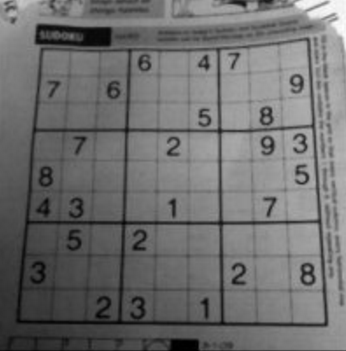
#> input picture assets/images/sudoku.png, 346 x 351 px
$ python hough_transform.py
#> lines starting #> are read from the running program, lines starting #| are printed output that depends on the picture; after the words box and inside, x2 and y2 are one past the last pixel; in counts of white or black regions, pixels touching at a corner belong together
import cv2
import numpy as np

"""
    This function read an image
"""
def readi(path, typer = "color"):
#> called with path = '../assets/images/sudoku.png', typer = 'color'
    if typer == "color":
        return cv2.imread(path, 1)
#> returned value is the input picture: shape (351, 346, 3); min 0, max 252, mean 110.5
    elif typer == "gray":
        return cv2.imread(path, 0)


"""
    Show image for a certain time
    time -> miliseconds
    0 is an execption
"""
def time_show_image(time = 0):
    #0 means, show the image indefenetely until any keypress
    #25 means, show the image for 25 miliseconds
    if time == 0:
        print("\n\tPlease, press any key for finish the program")
    cv2.waitKey(time)

"""
    Close windows and de-allocate memory asociated with it.
"""
def close_windows():
    cv2.destroyAllWindows()


def Hough_transform(img, imgc):


    th2 = cv2.adaptiveThreshold(img,255,cv2.ADAPTIVE_THRESH_MEAN_C, cv2.THRESH_BINARY,11,2)
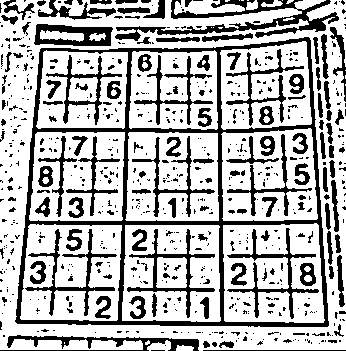
#> th2: shape (351, 346); 70.7% white; 647 black regions (508 under 20 px), largest, box (x1, y1, x2, y2) and area: (15, 37, 329, 327) 8960, (115, 0, 339, 41) 2636, (227, 228, 319, 319) 1165
    th3 = cv2.adaptiveThreshold(img,255,cv2.ADAPTIVE_THRESH_GAUSSIAN_C, cv2.THRESH_BINARY,11,2)
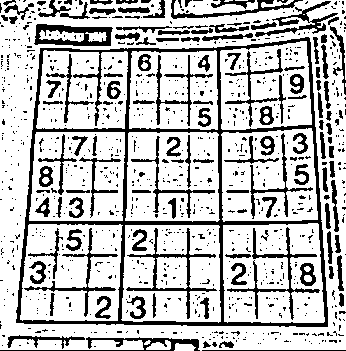
#> th3: shape (351, 346); 75% white; 931 black regions (802 under 20 px), largest, box (x1, y1, x2, y2) and area: (16, 37, 328, 327) 8002, (34, 24, 113, 46) 949, (227, 227, 320, 320) 938

    kernel = np.ones((3,3),np.uint8)

    edges = cv2.Canny(th2,50,150,apertureSize = 3)
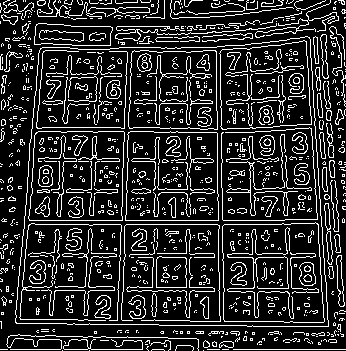
#> edges: shape (351, 346); 17.4% white in thin lines or dots

    maxo = 0
    ie = 0
    aux = []

    for i in range (140, 250):
        lines = cv2.HoughLines(edges,1,np.pi/180,i)
        aux.extend(lines)
#> this loop made 110 passes
#> lines on passes 59 to 60: [[349, 1.57], [220, 1.57], [224, 1.57], [-305, 3.07]], [[349, 1.57], [220, 1.57], [224, 1.57], [-305, 3.07]]
#> after the loop, aux = 1008 items, first 6: [[349, 1.57]], [[220, 1.57]], [[224, 1.57]], [[-305, 3.07]], [[47, 0.0873]], [[43, 0.0873]]


    for l in aux:
        for rho,theta in l:
            a = np.cos(theta)
            b = np.sin(theta)
            x0 = a*rho
            y0 = b*rho
            x1 = int(x0 + 1000*(-b))
            y1 = int(y0 + 1000*(a))
            x2 = int(x0 - 1000*(-b))
            y2 = int(y0 - 1000*(a))

            cv2.line(imgc,(x1,y1),(x2,y2),(0,0,0),1)
#> this loop made 1008 passes
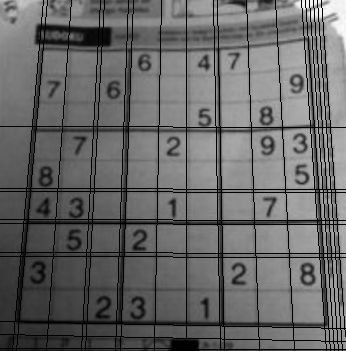
#> imgc: shape (351, 346, 3); 8.16% of pixels changed, all inside (x1, y1, x2, y2) = (0, 0, 346, 351)

    cv2.imshow("Hough transform", imgc)


if __name__ == "__main__":

    imgc = readi('../assets/images/sudoku.png')
    img = readi('../assets/images/sudoku.png', "gray")
    Hough_transform(img,imgc)
    time_show_image()
    close_windows()
